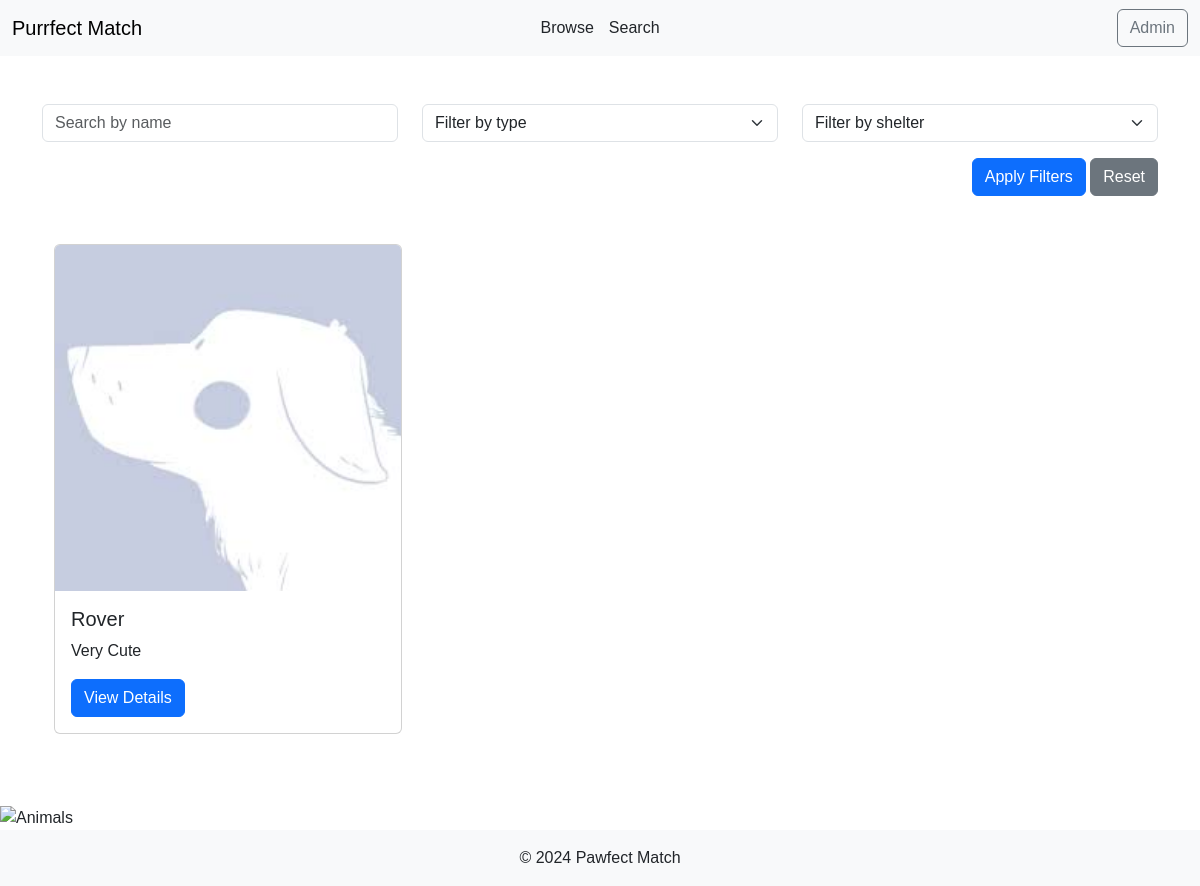
Before: /search with the older database file.
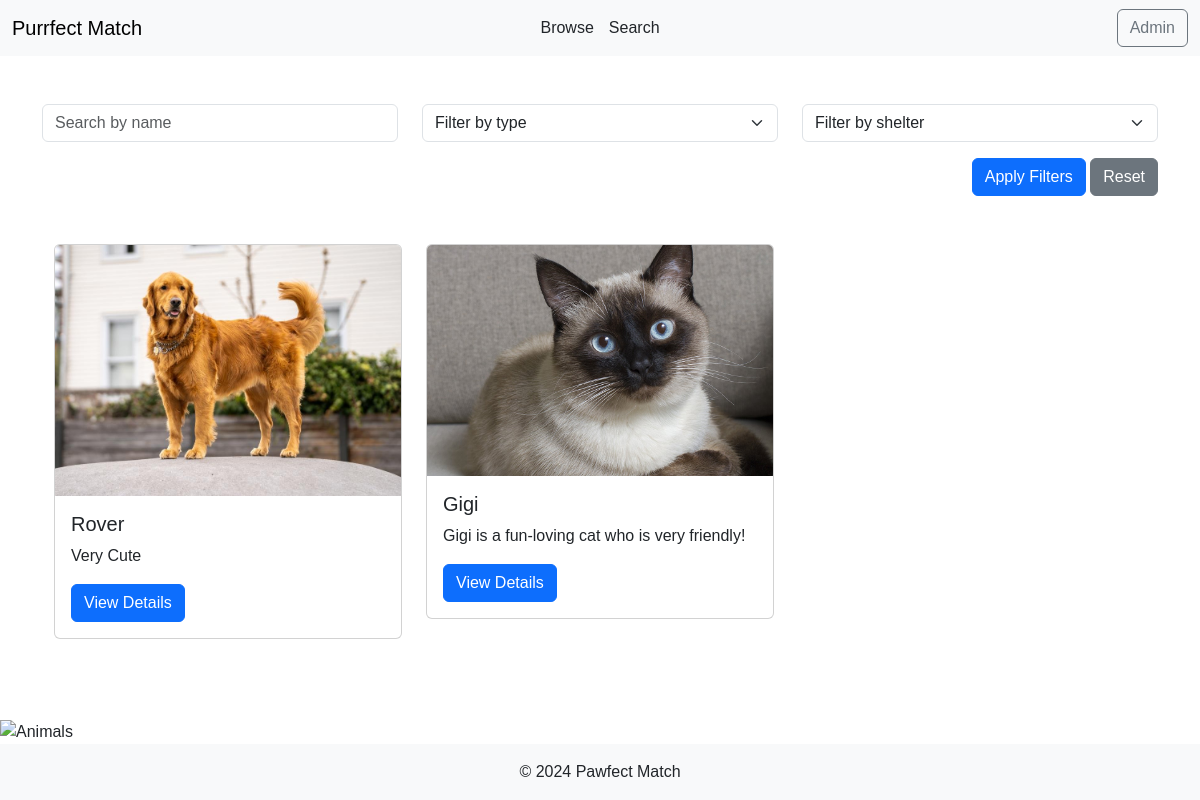
After: the same page with the newer database file.
### models.py (models this page shows)
class Animal(db.Model):
    __tablename__ = 'Animal'
    id = db.Column(db.Integer, primary_key=True)
    name = db.Column(db.String(100), nullable=False)
    species = db.Column(db.String(50), nullable=False)
    breed = db.Column(db.String(100))
    age = db.Column(db.Integer, nullable=False)
    description = db.Column(db.Text)
    image = db.Column(db.String(255), nullable=False)
    likes = db.Column(db.Integer, default=0)
    shelter_id = db.Column(db.Integer, db.ForeignKey('Shelter.id'), nullable=False)
    shelter = db.relationship('Shelter', back_populates='animals')

### app.py (the view)
@app.route("/search")
def search_animals():
    name = request.args.get("name", "").strip()
    animal_type = request.args.get("type", "").strip()
    shelter_id = request.args.get("shelter", "").strip()
    query = Animal.query
    if name:
        query = query.filter(Animal.name.ilike(f"%{name}%"))
    if animal_type:
        query = query.filter(Animal.species.ilike(f"%{animal_type}%"))
    if shelter_id:
        query = query.filter(Animal.shelter_id == shelter_id)
    animals = query.all()
    shelters = Shelter.query.all()
    species = db.session.query(Animal.species).distinct().all()
    species_list = [s[0] for s in species]
    return render_template("search_animal.html", animals=animals, shelters=shelters, species_list=species_list)

### templates/search_animal.html (shortened to what this page needs)
{% extends "base.html" %}
{% block content %}
<form method="GET" action="/search" class="mb-4">
    <div class="row">
        <div class="col-md-4 mb-3">
            <input type="text" name="name" class="form-control" placeholder="Search by name" value="{{ request.args.get('name', '') }}">
        </div>
        <div class="col-md-4 mb-3">
            <select name="type" class="form-select">
                <option value="">Filter by type</option>
            </select>
        </div>
        <div class="col-md-4 mb-3">
            <select name="shelter" class="form-select">
                <option value="">Filter by shelter</option>
            </select>
        </div>
    </div>
    <div class="row">
        <div class="col text-end">
            <button type="submit" class="btn btn-primary">Apply Filters</button>
            <a href="/search" class="btn btn-secondary">Reset</a>
        </div>
    </div>
</form>
<div class="container mt-5">
    <div id="featured-pets" class="row">
        {% for animal in animals %}
        <div class="col-md-4 mb-4">
            <div class="card">
                <img src="{{ url_for('uploaded_file', filename=animal.image) }}" class="card-img-top" alt="{{ animal.name }}">
                <div class="card-body">
                    <h5 class="card-title">{{ animal.name }}</h5>
                    <p class="card-text">{{ animal.description }}</p>
                    <a href="/animals/{{ animal.id }}" class="btn btn-primary">View Details</a>
                </div>
            </div>
        </div>
        {% else %}
        <p class="text-center">No animals meet the search criteria.</p>
        {% endfor %}
    </div>
</div>
{% endblock %}

### templates/base.html (shortened to what this page needs)
<!DOCTYPE html>
<html lang="en">
<head>
    <link href="https://cdnjs.cloudflare.com/ajax/libs/bootstrap/5.3.0/css/bootstrap.min.css" rel="stylesheet">
    <link href="{{ url_for('static', filename='styles.css') }}" rel="stylesheet">
</head>
<body>
    <nav class="navbar navbar-expand-lg navbar-light bg-light">
        <div class="container-fluid">
            <a class="navbar-brand" href="/">Purrfect Match</a>
            <div class="navbar-center">
                <a class="nav-link" href="/animals">Browse</a>
                <a class="nav-link" href="/search">Search</a>
            </div>
            <a class="btn btn-outline-secondary ms-auto" href="/admin">Admin</a>
        </div>
    </nav>
    <main class="py-5">
        <div class="container">
            {% block content %}{% endblock %}
        </div>
    </main>
    <img src="../uploads/animals.png" alt="Animals">
    <footer class="bg-light py-3">
        <p class="mb-0">&copy; 2024 Pawfect Match</p>
    </footer>
</body>
</html>

### static/styles.css (style rules this page uses)
body { font-family: Arial, sans-serif; }

### templates/base.html (style rules this page uses)
body { display: flex; flex-direction: column; min-height: 100vh; }
main { flex: 1; }
.navbar { display: flex; justify-content: space-between; align-items: center; }
.navbar-center { position: absolute; left: 50%; transform: translateX(-50%); display: flex; gap: 15px; }
.navbar-center .nav-link { font-size: 1rem; }
footer { text-align: center; }

Changed rows visible on the page:
changed Animal "Rover": image+name: picture added in place of a placeholder
added Animal: image+name (picture), name "Gigi", description "Gigi is a fun-loving cat who is very friendly!"
